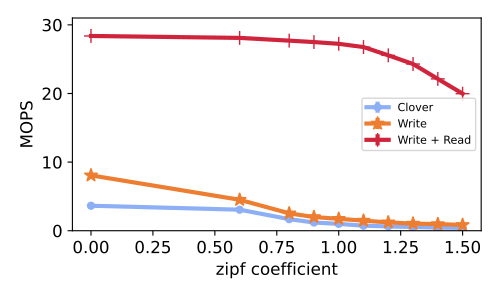

Here is the Python script that generated this plot:
import matplotlib
import matplotlib.pyplot as plt
from statistics import mean
import numpy as np

from common import *

plt.rcParams.update({'font.size': 12})
fig, ax1 = plt.subplots(1,1, figsize=(5,3))
default_line_width=3
default_marker_size=10

def contention_err(ax,rws,ws, clover):
    scale_mil(rws)
    scale_mil(ws)
    scale_mil(clover)
    ax.errorbar(clover["zipf"],clover["ops"],clover["err"],label=default_clover_label,marker=default_clover_marker, color=default_clover_color,linewidth=default_line_width, markersize=default_marker_size )
    ax.errorbar(ws["zipf"],ws["ops"],ws["err"],label=write_steering_label,marker=write_steering_marker,color=write_steering_color,linewidth=default_line_width, markersize=default_marker_size )
    ax.errorbar(rws["zipf"],rws["ops"],rws["err"],label=read_write_steering_label, marker=read_write_steering_marker, color=read_write_steering_color,linewidth=default_line_width, markersize=default_marker_size )

    #plot_max_improvement(ax,rws,clover,"zipf")
    ax.legend( ncol=1, prop={'size': 8})
    ax.set_xlabel('zipf coefficient')
    ax.set_ylim(0,31)

def gen_tuples(ops,zipf,err):
    return {'zipf': zipf, 'ops': ops, 'err': err}


####################### 128 YCSB A


std=[0, 0, 0, 0, 0, 0, 0, 0, 0, 0]
zipf=[0.00, 0.60, 0.80, 0.90, 1.00, 1.10, 1.20, 1.30, 1.40, 1.50]
clover=[3640555,3065432,1682906,1196656,999124,731036,630120,542596,457079,407156,]
write=[8066550,4508152,2532284,1995339,1731571,1464580,1214028,1033144,966524,841748,]
rw=[28380260,28101048,27700444,27491468,27237704,26762201,25558344,24292628,22126031,19967420,]

clover_with_buffering_A_128 = gen_tuples(clover,zipf,std)
write_steering_A_128       = gen_tuples(write,zipf,std)
read_write_steering_A_128  = gen_tuples(rw,zipf,std)


contention_err(ax1,read_write_steering_A_128,write_steering_A_128,clover_with_buffering_A_128)

#ax1.set_title('Zipf Coeff 50% Writes 128 bytes')
ax1.set_ylabel('MOPS')
#ax1.set_ylim(top=350)



plt.tight_layout()
save_fig(plt)
